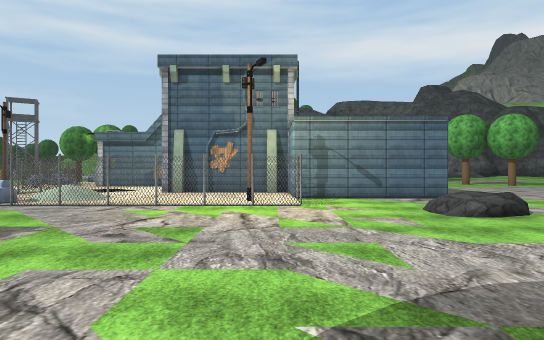
[1] (above)

24 first-person views from a walk through a Unity game level. The camera is 1.5 m above the floor, looks level and sees 75° across. Doors are open. The floor is counted in squares, 2 m on a side. Each view is taken from the middle of a square. On the plan, view 1 faces up. The plan holds only what a view shows up to about 11 squares ahead; the rest is blank. The place goes on beyond the plan. Some trees and plants on the terrain are drawn as simple stand-ins. The player is left out. Some surface patterns are stand-ins.

[2]
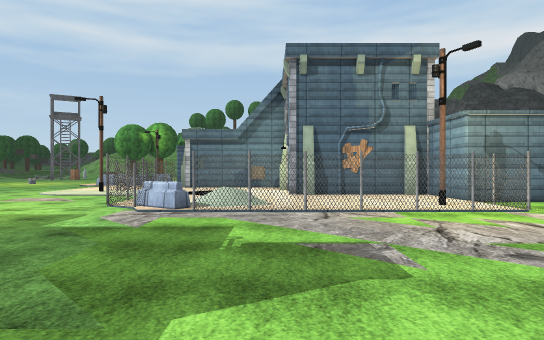

[3]
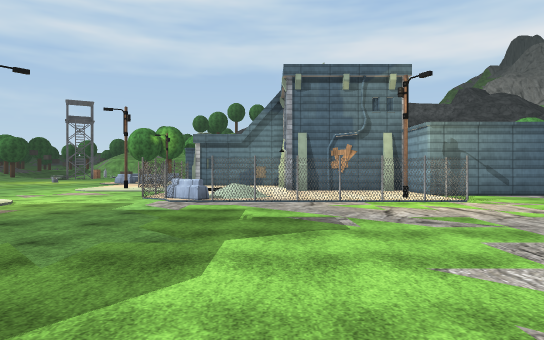

[4]
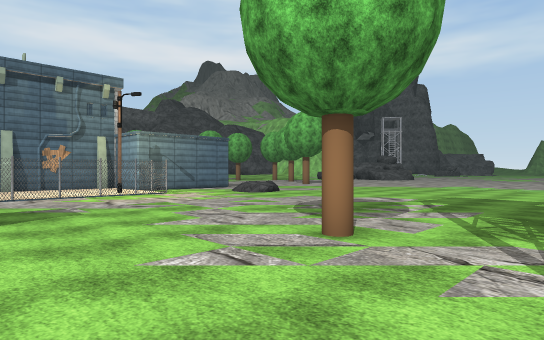

[5]
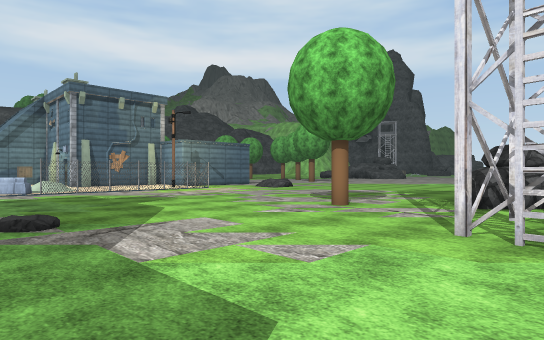

[6]
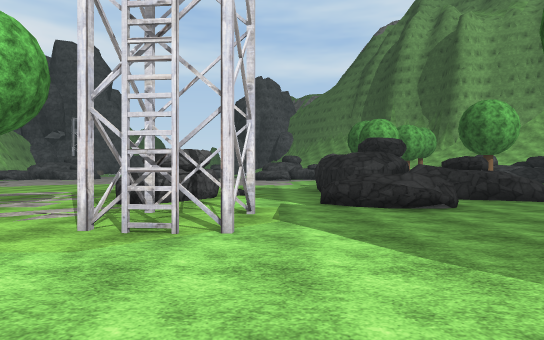

[7]
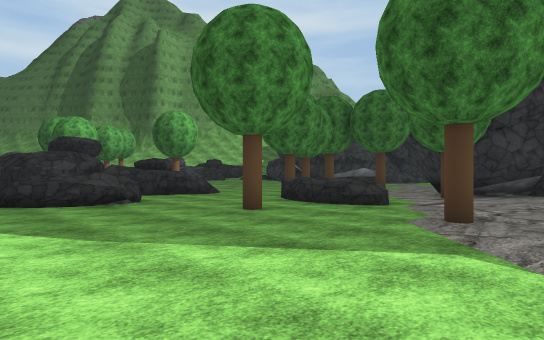

[8]
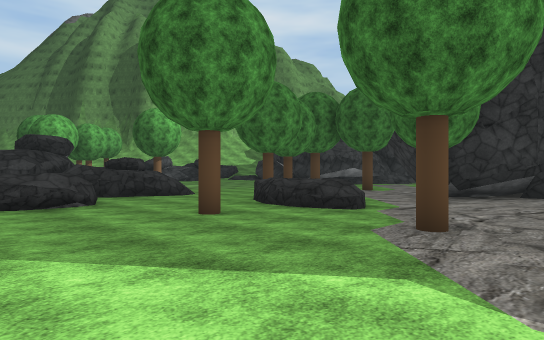

[9]
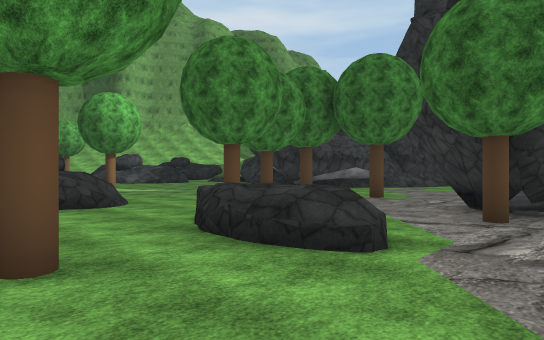

[10]
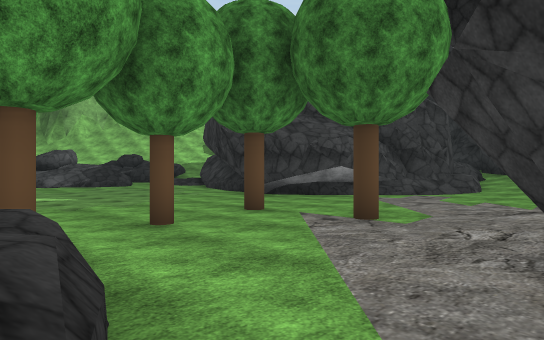

[11]
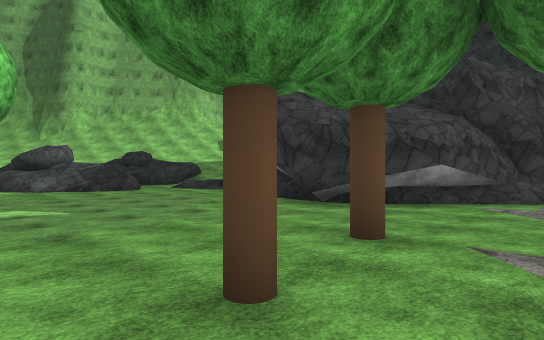

[12]
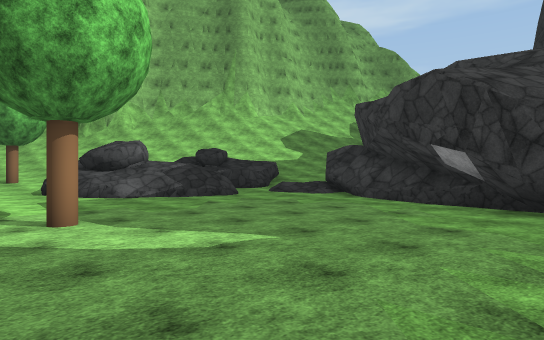

[13]
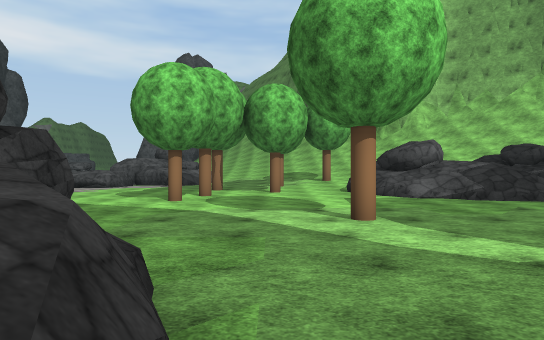

[14]
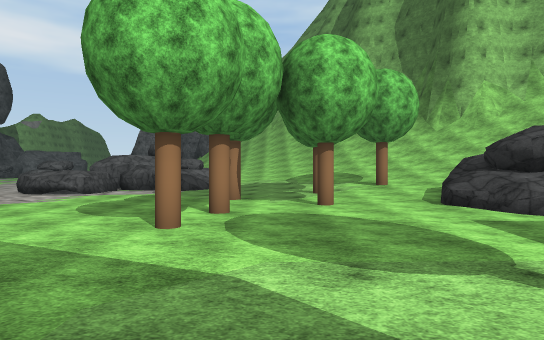

[15]
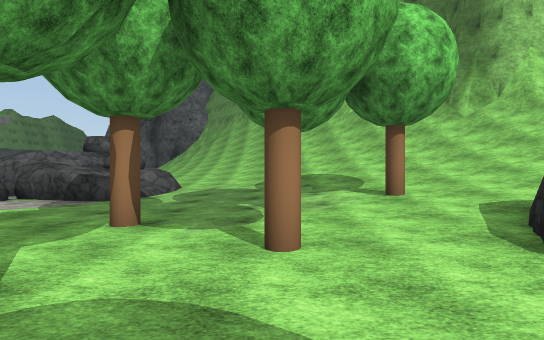

[16]
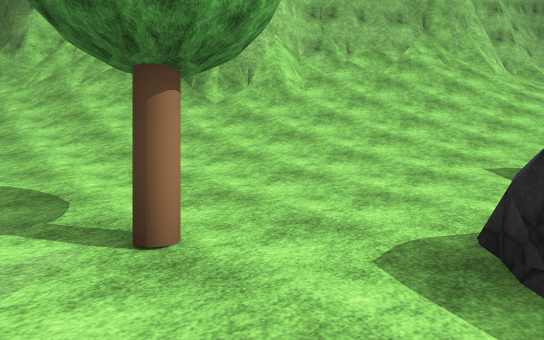

[17]
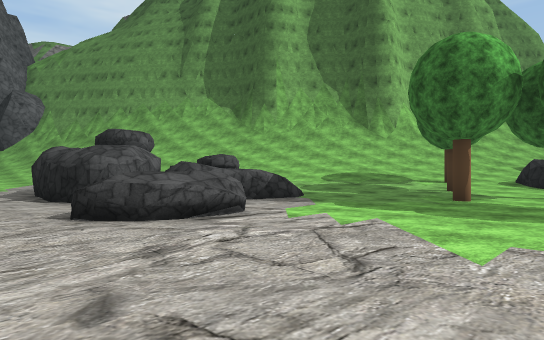

[18]
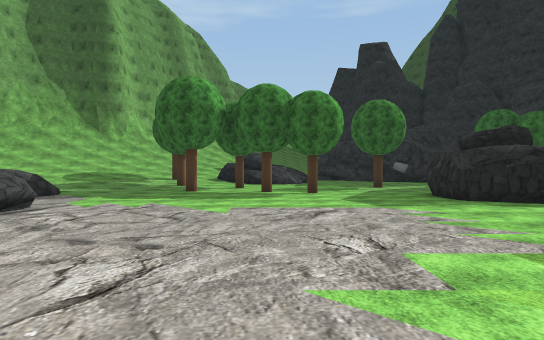

[19]
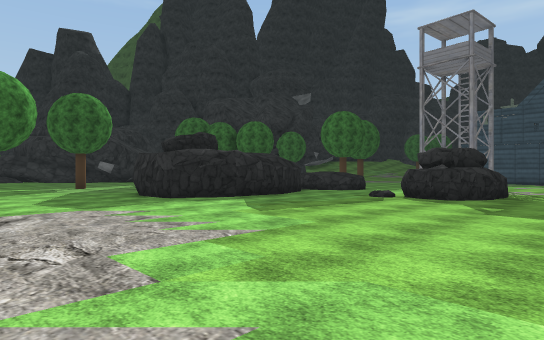

[20]
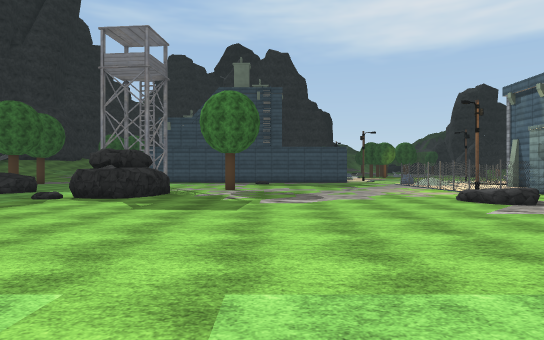

[21]
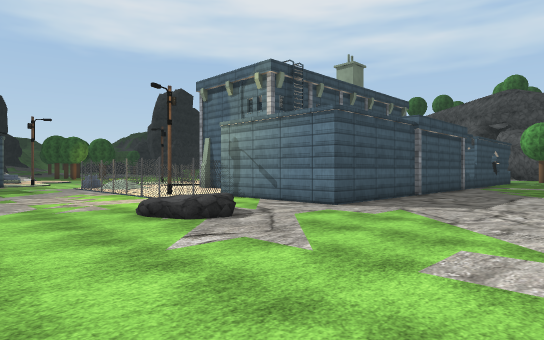

[22]
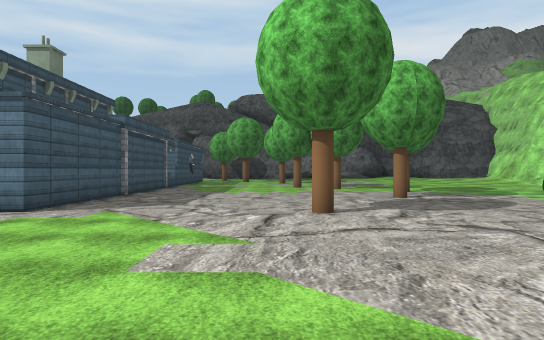

[23]
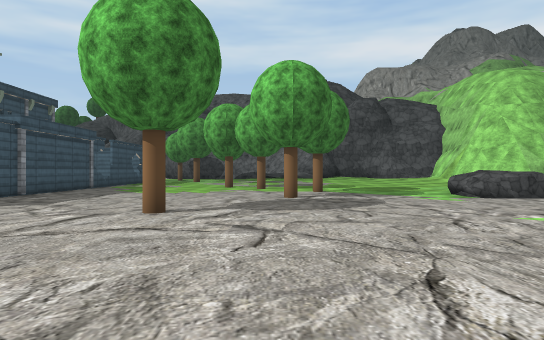

[24]
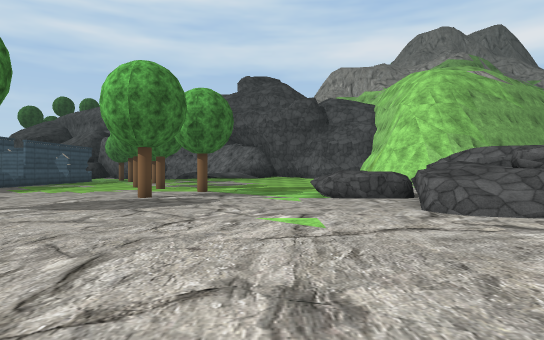

### Floor plan
Key: @ floor where view 1 was taken; # wall or solid block; . main floor; : floor 0.25 m higher than the main floor; + floor 0.5 m higher than the main floor; * floor 1.5 m higher than the main floor; / step, stairs or slope; = window, fence, low wall or low ledge; ^ raised ledge; F fence; B barrier; R rock; P pillar; T tree; O other object.
Columns run from 9 left of view 1 to 21 right of it. Each row starts with its distance up from view 1.
 14               #............^
 13   O           P.......T...^^^^
 12   O           #..............//
 11 ..F.. P###    #.............#//
 10 ..F...... #   #.............=/=
  9 ..F.+...  #####....T........///
  8 ..FB:...OOF...................
  7 .....FFFFF../R...............
  6 ............/+...............
  5 ............................
  4  ..................
  3   .................. .   .
  2   ..................
  1   .................. .
  0   .......@.......... .
 -1  .......T............
 -2  ........=..............
 -3  ........^###.............
 -4   ...###..###..................
 -5  . ..#.#....:.............^^...
 -6 .......#..................^^ ##
 -7 .........^................^ ^#=
 -8 ........^^ .####............///
 -9 ........^^ ##  ##...........//^
-10 ........//=/^   #..........=/=^
-11 .....T....///  ##..........://=
-12  .T.......//=  .....TT..T.::///
-13  ...RRR...////...........::////
-14  ....RRR..............T.:T/////
-15  .......T.......T......:://////
-16  ..T.....T............::/T/////
-17  .###.............../===///////
-18   ###...............=^^#///////
-19      ..T.T.........=*#^ ///////
-20      ..............= #  //////#
-21      .......##....:: == /////##
-22      .....#####^///  /= /////##
-23      :...##    ###      /////#
-24       ::/#              ////##
-25       :=##              ////##

Where each view was taken, in squares from view 1:
view 1: 0 up, 0 right, facing up
view 2: 1 up, 4 left, facing up
view 3: 1 down, 4 left, facing up
view 4: 3 down, 5 left, facing up-right
view 5: 5 down, 8 left, facing up-right
view 6: 6 down, 8 left, facing right
view 7: 6 down, 9 left, facing down-right
view 8: 7 down, 9 left, facing down-right
view 9: 10 down, 7 left, facing down-right
view 10: 14 down, 5 left, facing down-right
view 11: 15 down, 2 left, facing down-right
view 12: 14 down, 2 right, facing down-right
view 13: 14 down, 2 right, facing right
view 14: 13 down, 6 right, facing right
view 15: 14 down, 10 right, facing right
view 16: 15 down, 14 right, facing down-right
view 17: 3 down, 12 right, facing down-right
view 18: 0 up, 12 right, facing down
view 19: 0 up, 12 right, facing down-left
view 20: 1 up, 12 right, facing left
view 21: 3 up, 9 right, facing up-left
view 22: 3 up, 9 right, facing up
view 23: 3 up, 12 right, facing up
view 24: 3 up, 16 right, facing up
